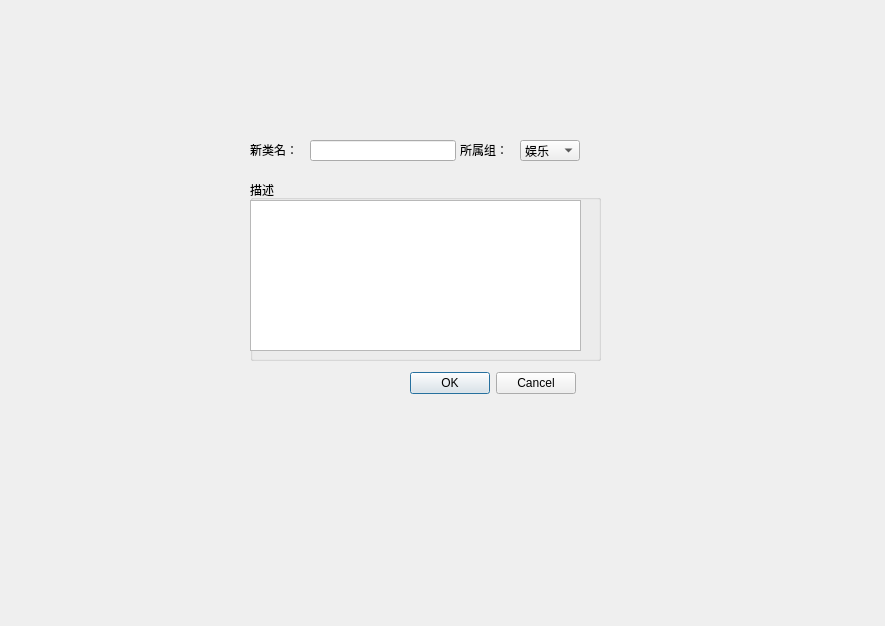
<?xml version="1.0" encoding="UTF-8"?>
<ui version="4.0">
 <class>addNetgroup</class>
 <widget class="QWidget" name="addNetgroup">
  <property name="geometry">
   <rect>
    <x>0</x>
    <y>0</y>
    <width>885</width>
    <height>626</height>
   </rect>
  </property>
  <property name="sizePolicy">
   <sizepolicy hsizetype="Expanding" vsizetype="Expanding">
    <horstretch>0</horstretch>
    <verstretch>0</verstretch>
   </sizepolicy>
  </property>
  <property name="windowTitle">
   <string>Form</string>
  </property>
  <widget class="QGroupBox" name="groupBox">
   <property name="geometry">
    <rect>
     <x>250</x>
     <y>180</y>
     <width>351</width>
     <height>181</height>
    </rect>
   </property>
   <property name="title">
    <string>描述</string>
   </property>
   <widget class="QTextEdit" name="textEdit_describe">
    <property name="geometry">
     <rect>
      <x>0</x>
      <y>20</y>
      <width>331</width>
      <height>151</height>
     </rect>
    </property>
   </widget>
  </widget>
  <widget class="QDialogButtonBox" name="buttonBox">
   <property name="geometry">
    <rect>
     <x>400</x>
     <y>370</y>
     <width>176</width>
     <height>27</height>
    </rect>
   </property>
   <property name="standardButtons">
    <set>QDialogButtonBox::Cancel|QDialogButtonBox::Ok</set>
   </property>
  </widget>
  <widget class="QLabel" name="label">
   <property name="geometry">
    <rect>
     <x>460</x>
     <y>140</y>
     <width>75</width>
     <height>20</height>
    </rect>
   </property>
   <property name="text">
    <string>所属组：</string>
   </property>
  </widget>
  <widget class="QComboBox" name="comboBox_class">
   <property name="geometry">
    <rect>
     <x>520</x>
     <y>140</y>
     <width>60</width>
     <height>21</height>
    </rect>
   </property>
   <item>
    <property name="text">
     <string>娱乐</string>
    </property>
   </item>
   <item>
    <property name="text">
     <string>搜索</string>
    </property>
   </item>
   <item>
    <property name="text">
     <string>视频</string>
    </property>
   </item>
  </widget>
  <widget class="QLabel" name="label_2">
   <property name="geometry">
    <rect>
     <x>250</x>
     <y>140</y>
     <width>71</width>
     <height>20</height>
    </rect>
   </property>
   <property name="text">
    <string>新类名：</string>
   </property>
  </widget>
  <widget class="QLineEdit" name="lineEdit_newName">
   <property name="geometry">
    <rect>
     <x>310</x>
     <y>140</y>
     <width>146</width>
     <height>21</height>
    </rect>
   </property>
  </widget>
 </widget>
 <resources/>
 <connections/>
</ui>
